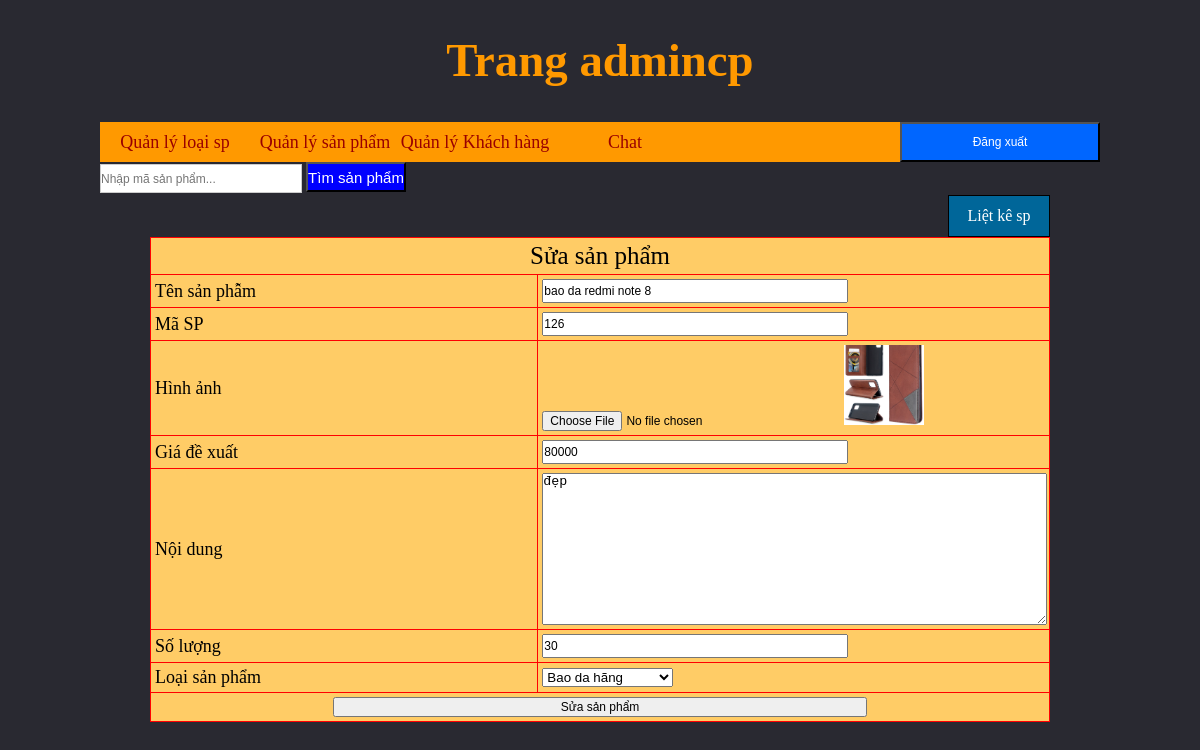
The page /admin/index.php?quanly=sanpham&ac=sua&id=126 (signed in) on the database its author committed.
### tables this page shows
CREATE TABLE `hanghoa` (
  `MSHH` int(11) NOT NULL,
  `TenHH` varchar(255) NOT NULL,
  `HinhAnh` varchar(100) NOT NULL,
  `Gia` float NOT NULL,
  `SoLuongHang` int(11) NOT NULL,
  `MaLoaiHang` int(11) NOT NULL,
  `GhiChu` longtext NOT NULL
);

### admin/sua.php (the view)
<?php
	$sql = "select * from HangHoa where MSHH='$_GET[id]' ";
	$row=mysql_query($sql);
	$dong=mysql_fetch_array($row);
 ?>
<div class="button_themsp">
<a href="index.php?quanly=sanpham&ac=lietke">Liệt kê sp</a>
</div>
<form action="xuly.php?id=<?php echo $dong['MSHH'] ?>" method="post" enctype="multipart/form-data">
<h3>&nbsp;</h3>
<table width="600" border="1">
  <tr>
    <td colspan="2" style="text-align:center;font-size:25px;">Sửa sản phẩm</td>
  </tr>
  <tr>
    <td width="97">Tên sản phẫm</td>
    <td width="87"><input type="text" name="tensp" value="<?php echo $dong['TenHH'] ?>"></td>
  </tr>
  <tr>
    <td>Mã SP</td>
    <td><input type="text" name="masp" value="<?php echo $dong['MSHH'] ?>"></td>
  </tr>
  <tr>
    <td>Hình ảnh</td>
    <td><input type="file" name="hinhanh" /><img src="uploads/<?php echo $dong['HinhAnh'] ?>" width="80" height="80"></td>
  </tr>
  <tr>
    <td>Giá đề xuất</td>
    <td><input type="text" name="giadexuat" value="<?php echo $dong['Gia'] ?>"></td>
  </tr>
  <tr>
    <td>Nội dung</td>
    <td><textarea name="noidung" cols="40" rows="10"><?php echo $dong['GhiChu'] ?></textarea></td>
  </tr>
  <tr>
    <td>Số lượng</td>
    <td><input type="text" name="soluong" value="<?php echo $dong['SoLuongHang'] ?>"></td>
  </tr>
  <tr>
  <?php
  $sql_loaisp = "select * from LoaiHangHoa";
  $row_loaisp=mysql_query($sql_loaisp);
  ?>
    <td>Loại sản phẩm</td>
    <td><select name="loaisp">
     <?php
	while($dong_loaisp=mysql_fetch_array($row_loaisp)){
		if($dong['MaLoaiHang']==$dong_loaisp['MaLoaiHang']){
	?>
    	<option selected="selected" value="<?php echo $dong_loaisp['MaLoaiHang'] ?>"><?php echo $dong_loaisp['TenLoaiHang'] ?></option>
        <?php
	}else{
		?>
       <option value="<?php echo $dong_loaisp['MaLoaiHang'] ?>"><?php echo $dong_loaisp['TenLoaiHang'] ?></option>
        <?php
	}
	}
		?>
    </select></td>
  </tr>
  <tr>
    <td colspan="2"><div align="center">
      <input type="submit" name="sua" value="Sửa sản phẩm">
    </div></td>
  </tr>
</table>
</form>

### admin/admin.css (style rules this page uses)
* { padding:0; margin:0; }
table { border-collapse:collapse; width:100%; background-color:#FC6; border:1px solid #F00; }
textarea { width:100%; resize:auto; }
table tr td { color:#000; font-size:18px; padding:4px; }
input { width:60%; height:20px; }
.button_themsp { width:100px; height:40px; border:1px solid #000; text-align:center; background:#069; line-height:40px; color:#fff; float:right; }
.button_themsp a { color:#fff; display:block; text-decoration:none; }
body { background:#292931; }
form, p, span { margin:0; padding:0; }
input { font:12px arial; }
a { color:#0000FF; text-decoration:none; }

### rows shown on the page
hanghoa: tensp "bao da redmi note 8", masp "126", HinhAnh (picture), giadexuat "80000", noidung "đẹp", soluong "30"

### other values the page prints
form field loaisp "Bao da hãng"
